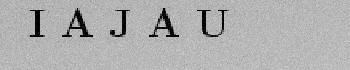
%> input picture assignment-4/ocr_project/datasets/home1/im10.jpg, 350 x 70 px
$ octave --eval "result = segment2features(im2double(imread('../datasets/home1/im10.jpg')));"   (GNU Octave 9; MATLAB toolbox functions it lacks are replaced by stand-ins)
%> lines starting %> are read from the running program, lines starting %| are printed output that depends on the picture
function features = segment2features(I)
features = zeros(15,1);
fixed_height = 70;
% Remove influence of position
[row, col] = find(I);
%> row = 24356 values from 1 to 70; col = 24356 values from 1 to 350
letter = I(min(row):max(row), min(col):max(col));
scale = fixed_height/size(letter,1);
%> scale = 1
letter = imresize(letter, scale, 'nearest');
letter = padarray(letter, [2 2], 'both');
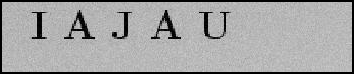
%> letter: size 74x354 double; min 0, max 0.859, mean 0.643
% imshow(letter)
% Define features:
% Letter width
features(1) = size(letter, 2);
% Mean of pixels in x and y direction
x_sum = sum(letter);
%> x_sum = 354 values, max 51.21 at index 330, min 0 at index 1, mean 47.58
y_sum = sum(letter, 2);
%> y_sum = 74 values, max 254.4 at index 72, min 0 at index 1, mean 227.6
features(2) = mean(x_sum);
features(3) = mean(y_sum);
% Variance of pixels in x and y direction
features(4) = var(x_sum);
features(5) = var(y_sum);
% Mean cross-correlation of x and y
% features(6) = mean(xcorr(x_sum, y_sum));
%> (the run ends here)

$ run again, on assignment-4/ocr_project/datasets/home1/im101.jpg
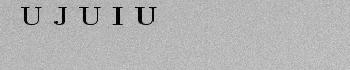
%> input picture assignment-4/ocr_project/datasets/home1/im101.jpg, 350 x 70 px
%> row = 24427 values from 1 to 70; col = 24427 values from 1 to 350
%> in segment2features, `letter = padarray(letter, [2 2], 'both');`:
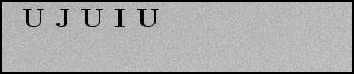
%> letter: size 74x354 double; min 0, max 0.835, mean 0.66
%> x_sum = 354 values, max 51.64 at index 340, min 0 at index 1, mean 48.87
%> y_sum = 74 values, max 254.8 at index 70, min 0 at index 1, mean 233.8

$ run again, on assignment-4/ocr_project/datasets/home1/im102.jpg
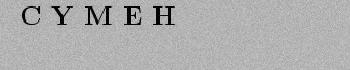
%> input picture assignment-4/ocr_project/datasets/home1/im102.jpg, 350 x 70 px
%> row = 24317 values from 1 to 70; col = 24317 values from 1 to 350
%> in segment2features, `letter = padarray(letter, [2 2], 'both');`:
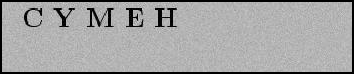
%> letter: size 74x354 double; min 0, max 0.843, mean 0.64
%> x_sum = 354 values, max 49.96 at index 86, min 0 at index 1, mean 47.34
%> y_sum = 74 values, max 248.1 at index 67, min 0 at index 1, mean 226.5

$ run again, on assignment-4/ocr_project/datasets/home1/im103.jpg
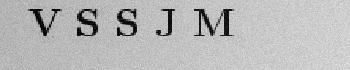
%> input picture assignment-4/ocr_project/datasets/home1/im103.jpg, 350 x 70 px
%> row = 24431 values from 1 to 70; col = 24431 values from 1 to 350
%> in segment2features, `letter = padarray(letter, [2 2], 'both');`:
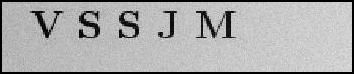
%> letter: size 74x354 double; min 0, max 0.914, mean 0.676
%> x_sum = 354 values, max 56.99 at index 350, min 0 at index 1, mean 50.03
%> y_sum = 74 values, max 268.3 at index 72, min 0 at index 1, mean 239.3
